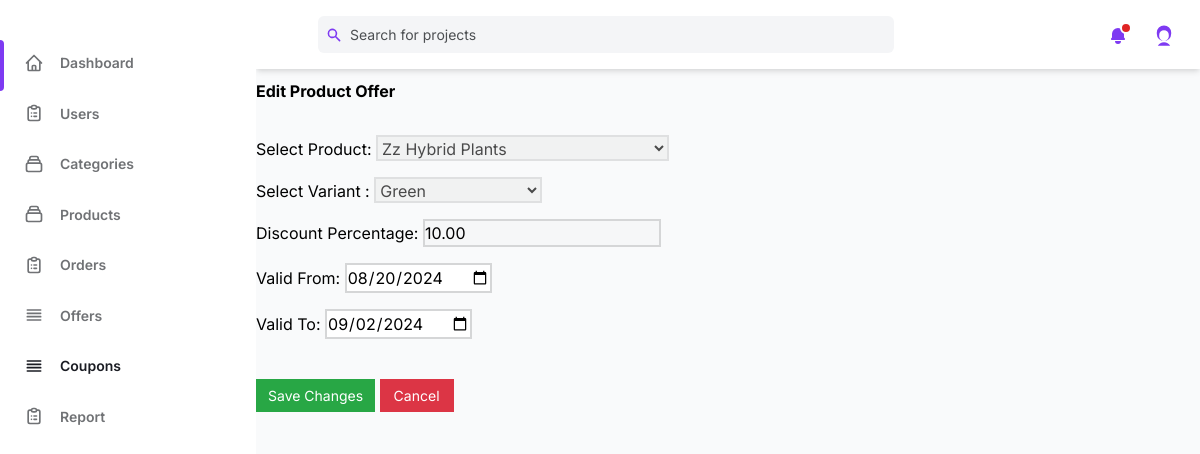
/edit_product_offer/1/ (signed in), run on the app's committed database.
### admin_dashboard/models.py (models this page shows, shortened)
class ProductOffer(models.Model):
    product = models.ForeignKey(Product, on_delete=models.CASCADE, related_name='offer')
    variant = models.OneToOneField(Variant, on_delete=models.CASCADE, related_name='variant_offer')
    discount_percentage = models.DecimalField(max_digits=5, decimal_places=2)
    valid_from = models.DateTimeField()
    valid_to = models.DateTimeField()
    is_active = models.BooleanField(default=False)

### products/models.py (models this page shows, shortened)
class Product(models.Model):
    name = models.CharField(max_length=20)
    image = models.ImageField(upload_to='product_image/', blank=False, null=False)
    cropping = ImageRatioField('image', '430x360')
    description = models.TextField()
    category = models.ForeignKey(Category, on_delete=models.CASCADE, related_name='products')
    is_listed = models.BooleanField(default=True)
    offer_applied =models.BooleanField(default=False)
    slug = models.SlugField(unique=True, blank=True)

class Variant(models.Model):
    color = models.CharField(max_length=100,default=None)
    price = models.PositiveIntegerField()
    stock = models.PositiveIntegerField(default=1)
    product = models.ForeignKey(Product, on_delete=models.CASCADE, related_name='variants')
    discounted_price = models.DecimalField(max_digits=10, decimal_places=2, null=True, blank=True)
    is_listed = models.BooleanField(default=True)
    slug = models.SlugField(unique=False,blank=True)

### admin_dashboard/views.py (the view, shortened to what this page needs)
# urls.py: path('edit_product_offer/<int:offer_id>/',views.edit_product_offer,name='edit_product_offer'),
@never_cache
@login_required(login_url='/admin_login/')
@user_passes_test(is_user_superuser)
def edit_product_offer(request,offer_id):
    try:
        offer = get_object_or_404(ProductOffer, id=offer_id)
        products = Product.objects.all()
        variants = offer.product.variants.all() if offer.product else Variant.objects.none()
        context = {
            'offer': offer,
            'products': products,
            'variants': variants,
            'colors':colors
        }
        return render(request, 'Admin side/edit_product_offer.html', context)
    except Http404:
        messages.error(request,"Offer not found")
        return redirect('admin_offers')
    except Exception as e:
        messages.error(request, f"An unexpected error occurred: {str(e)}")
        return redirect('admin_offers')

### admin_dashboard/views.py (called while the page is built)
def is_user_superuser(user):
    return user.is_superuser

### templates/Admin side/edit_product_offer.html (shortened to what this page needs)
{%load static%}
<!DOCTYPE html>
<html :class="{ 'theme-dark': dark }" x-data="data()" lang="en">
<head>
    <link rel="stylesheet" href="{%static 'css/tailwind.output.css'%}" />
    <link rel="stylesheet" href="https://cdnjs.cloudflare.com/ajax/libs/Chart.js/2.9.3/Chart.min.css" />
    <link rel="stylesheet" href="{%static 'css/catstyles.css'%}">
    <link rel="stylesheet" href="https://cdnjs.cloudflare.com/ajax/libs/Jcrop/0.9.15/css/jquery.Jcrop.min.css">
</head>
<body>
    <div class="flex h-screen bg-gray-50 dark:bg-gray-900">
        <aside class="z-20 hidden w-64 overflow-y-auto bg-white dark:bg-gray-800 md:block flex-shrink-0">
            <div class="py-4 text-gray-500 dark:text-gray-400">
                <ul class="mt-6">
                    <li class="relative px-6 py-3">
                        <span class="absolute inset-y-0 left-0 w-1 bg-purple-600 rounded-tr-lg rounded-br-lg"
                            aria-hidden="true"></span>
                        <a class="inline-flex items-center w-full text-sm font-semibold transition-colors duration-150 hover:text-gray-800 dark:hover:text-gray-200"
                            href="{%url 'admin_dashboard'%}">
                            <span class="ml-4">Dashboard</span>
                        </a>
                    </li>
                </ul>
                <ul>
                    <li class="relative px-6 py-3">
                        <a class="inline-flex items-center w-full text-sm font-semibold transition-colors duration-150 hover:text-gray-800 dark:hover:text-gray-200 dark:text-gray-100"
                            href="{%url 'admin_view_users'%}">
                            <span class="ml-4">Users</span>
                        </a>
                    </li>
                    <li class="relative px-6 py-3">
                        <a class="inline-flex items-center w-full text-sm font-semibold transition-colors duration-150 hover:text-gray-800 dark:hover:text-gray-200"
                            href="{%url 'admin_categories'%}">
                            <span class="ml-4">Categories</span>
                        </a>
                    </li>
                    <li class="relative px-6 py-3">
                        <a class="inline-flex items-center w-full text-sm font-semibold transition-colors duration-150 hover:text-gray-800 dark:hover:text-gray-200"
                            href="{%url 'admin_products'%}">
                            <span class="ml-4">Products</span>
                        </a>
                    </li>
                    <li class="relative px-6 py-3">
                        <a class="inline-flex items-center w-full text-sm font-semibold transition-colors duration-150 hover:text-gray-800 dark:hover:text-gray-200"
                            href="{%url 'admin_orders'%}">
                            <span class="ml-4">Orders</span>
                        </a>
                    </li>
                    <li class="relative px-6 py-3">
                        <a class="inline-flex items-center w-full text-sm font-semibold transition-colors duration-150 hover:text-gray-800 dark:hover:text-gray-200"
                            href="{%url 'admin_offers'%}">
                            <svg class="w-5 h-5" aria-hidden="true" fill="none" stroke-linecap="round"
                                stroke-linejoin="round" stroke-width="2" viewBox="0 0 24 24" stroke="currentColor">
                                <path d="M4 6h16M4 10h16M4 14h16M4 18h16"></path>
                            </svg>
                            <span class="ml-4">Offers</span>
                        </a>
                    </li>
                    <li class="relative px-6 py-3">
                        <a class="inline-flex items-center w-full text-sm font-semibold transition-colors duration-150 text-gray-800 hover:text-gray-800 dark:hover:text-gray-200"
                            href="{%url 'admin_coupons'%}">
                            <svg class="w-5 h-5" aria-hidden="true" fill="none" stroke-linecap="round"
                                stroke-linejoin="round" stroke-width="2" viewBox="0 0 24 24" stroke="currentColor">
                                <path d="M4 6h16M4 10h16M4 14h16M4 18h16"></path>
                            </svg>
                            <span class="ml-4">Coupons</span>
                        </a>
                    </li>
                    <li class="relative px-6 py-3">
                        <a class="inline-flex items-center w-full text-sm font-semibold transition-colors duration-150 hover:text-gray-800 dark:hover:text-gray-200"
                            href="{%url 'report'%}">
                            <span class="ml-4">Report</span>
                        </a>
                    </li>
                </ul>
            </div>
        </aside>
        <div class="flex flex-col flex-1 w-full">
            <header class="z-10 py-4 bg-white shadow-md dark:bg-gray-800">
                <div
                    class="container flex items-center justify-between h-full px-6 mx-auto text-purple-600 dark:text-purple-300">
                    <div class="flex justify-center flex-1 lg:mr-32">
                        <div class="relative w-full max-w-xl mr-6 focus-within:text-purple-500">
                            <div class="absolute inset-y-0 flex items-center pl-2">
                                <svg class="w-4 h-4" aria-hidden="true" fill="currentColor" viewBox="0 0 20 20">
                                    <path fill-rule="evenodd"
                                        d="M8 4a4 4 0 100 8 4 4 0 000-8zM2 8a6 6 0 1110.89 3.476l4.817 4.817a1 1 0 01-1.414 1.414l-4.816-4.816A6 6 0 012 8z"
                                        clip-rule="evenodd"></path>
                                </svg>
                            </div>
                            <input
                                class="w-full pl-8 pr-2 text-sm text-gray-700 placeholder-gray-600 bg-gray-100 border-0 rounded-md dark:placeholder-gray-500 dark:focus:shadow-outline-gray dark:focus:placeholder-gray-600 dark:bg-gray-700 dark:text-gray-200 focus:placeholder-gray-500 focus:bg-white focus:border-purple-300 focus:outline-none focus:shadow-outline-purple form-input"
                                type="text" placeholder="Search for projects" aria-label="Search" />
                        </div>
                    </div>
                    <ul class="flex items-center flex-shrink-0 space-x-6">
                        <li class="relative">
                            <button
                                class="relative align-middle rounded-md focus:outline-none focus:shadow-outline-purple"
                                @click="toggleNotificationsMenu" @keydown.escape="closeNotificationsMenu"
                                aria-label="Notifications" aria-haspopup="true">
                                <svg class="w-5 h-5" aria-hidden="true" fill="currentColor" viewBox="0 0 20 20">
                                    <path
                                        d="M10 2a6 6 0 00-6 6v3.586l-.707.707A1 1 0 004 14h12a1 1 0 00.707-1.707L16 11.586V8a6 6 0 00-6-6zM10 18a3 3 0 01-3-3h6a3 3 0 01-3 3z">
                                    </path>
                                </svg>
                                <span aria-hidden="true"
                                    class="absolute top-0 right-0 inline-block w-3 h-3 transform translate-x-1 -translate-y-1 bg-red-600 border-2 border-white rounded-full dark:border-gray-800"></span>
                            </button>
                        </li>
                        <li class="relative">
                            <button class="align-middle rounded-full focus:shadow-outline-purple focus:outline-none"
                                @click="toggleProfileMenu" @keydown.escape="closeProfileMenu" aria-label="Account"
                                aria-haspopup="true">
                                <svg class="w-6 h-6 text-purple-600 dark:text-purple-300" fill="currentColor"
                                    viewBox="0 0 20 20" xmlns="http://www.w3.org/2000/svg">
                                    <path fill-rule="evenodd"
                                        d="M10 2a6 6 0 00-6 6v1a6 6 0 1012 0V8a6 6 0 00-6-6zm-4 8a4 4 0 118 0v1a4 4 0 11-8 0V10zm4 6a6 6 0 00-5.14 3h10.28A6 6 0 0010 16z"
                                        clip-rule="evenodd"></path>
                                </svg>
                            </button>
                        </li>
                    </ul>
                </div>
            </header>
            <main id="main" class="main">
                <section class="section">
                    <div class="row">
                        <div class="col-lg-12">
                            <div class="card">
                                <div class="card-body">
                                    <h1 class="card-title justify-center mb-2"><b>Edit Product Offer</b></h1>
                                    <form action="{% url 'edit_product_offer' offer.id %}" method="post">
                                        <br>
                                        <div class="form-group mb-2">
                                            <label for="product">Select Product:</label>
                                            <select id="product" name="product" class="form-control border-2 mb-2"
                                                disabled>
                                                {% for product in products %}
                                                <option value="{{ product.id }}" {% if product.id == offer.product.id %}selected{% endif %}>
                                                    {{ product.name }}
                                                </option>
                                                {% endfor %}
                                            </select>
                                        </div>
                                        <div class="form-group mb-2">
                                            <label for="variant">Select Variant :</label>
                                            <select id="variant" name="variant" class="form-control border-2 mb-2"
                                                disabled>
                                                {% for variant in offer.product.variants.all %}
                                                <option value="{{ variant.id }}" {%if variant.id == offer.variant.id %} selected {% endif %}>
                                                    {% for color_name, color_code in colors %}
                                                        {%if variant.color == color_code%}
                                                            {{color_name}}
                                                        {%endif%}
                                                    {% endfor %}
                                                {% endfor %}
                                            </select>
                                        </div>
                                        <div class="form-group mb-2">
                                            <label for="discount_percentage">Discount Percentage:</label>
                                            <input type="number" id="discount_percentage" name="discount_percentage"
                                                class="form-control border-2 mb-2"
                                                value="{{ offer.discount_percentage }}" disabled>
                                        </div>
                                        <div class="form-group mb-2">
                                            <label for="valid_from">Valid From:</label>
                                            <input type="date" id="valid_from" name="valid_from"
                                                class="form-control border-2 mb-2"
                                                value="{{ offer.valid_from|date:'Y-m-d' }}" required>
                                        </div>
                                        <div class="form-group mb-2">
                                            <label for="valid_to">Valid To:</label>
                                            <input type="date" id="valid_to" name="valid_to"
                                                class="form-control border-2 mb-2"
                                                value="{{ offer.valid_to|date:'Y-m-d' }}" required>
                                        </div>
                                        <br>
                                        <button type="submit" class="btn btn-primary btn-success">Save Changes</button>
                                        <a href="{% url 'admin_offers' %}" class="btn btn-danger border-2">Cancel</a>
                                    </form>
                                </div>
                            </div>
                        </div>
                    </div>
                </section>
            </main>
        </div>
    </div>
</body>
</html>

### static/css/catstyles.css (style rules this page uses)
.main { margin-top: 10px; }
.btn { padding: 6px 12px; font-size: 14px; cursor: pointer; }
.btn-primary { background-color: #007bff; border-color: #007bff; color: #fff; }
.btn-success { background-color: #28a745; border-color: #28a745; color: #fff; }
.btn-danger { background-color: #dc3545; border-color: #dc3545; color: #fff; }

### data on the page
ProductOffer: product "Zz Hybrid Plants", variant "Green", discount_percentage "10.00", valid_from "08/20/2024", valid_to "09/02/2024"
